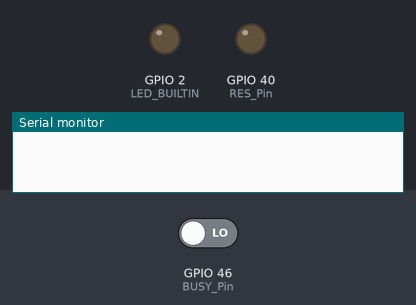
Bench run of a sketch on a simulated ESP32-S3. On the bench: output pins drawn as LEDs (lit = HIGH), the last lines printed to the serial monitor. The test bench sets the inputs (shaded band); at power-on: GPIO 46 (BUSY_Pin) LOW. Pins used as bus, display or sensor lines are not drawn.

Above: at 0.0 s.
At 6.8 s:
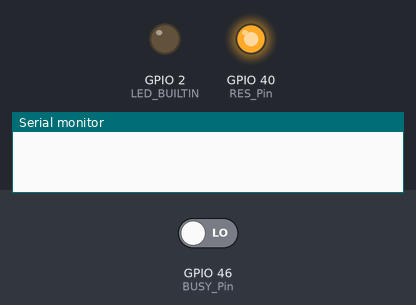
6.9 s: GPIO 46 (BUSY_Pin) driven HIGH
At 12.9 s:
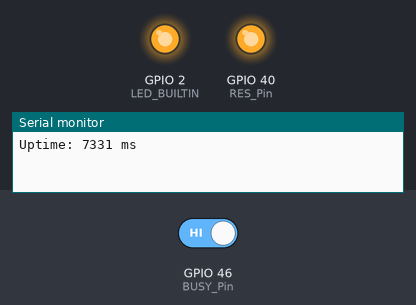
Timing chart, 0 to 18.8 s (numbered marks = the images above; inputs shaded):
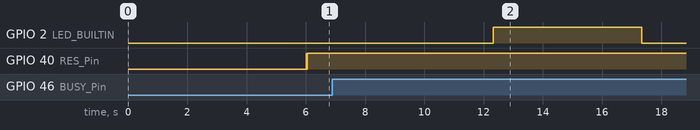

The sketch:

GDEW042T2_Arduino.ino
```cpp
#include <SPI.h>
#include"Ap_29demo.h"
//IO settings
int BUSY_Pin = 46;
int RES_Pin = 40;
int DC_Pin = 14;
int CS_Pin = 42;
//HSCLK---D5
//HMOSI--D7
#define EPD_W21_CS_0 digitalWrite(CS_Pin,LOW)
#define EPD_W21_CS_1 digitalWrite(CS_Pin,HIGH)
#define EPD_W21_DC_0  digitalWrite(DC_Pin,LOW)
#define EPD_W21_DC_1  digitalWrite(DC_Pin,HIGH)
#define EPD_W21_RST_0 digitalWrite(RES_Pin,LOW)
#define EPD_W21_RST_1 digitalWrite(RES_Pin,HIGH)
#define isEPD_W21_BUSY digitalRead(BUSY_Pin)
////////FUNCTION//////
void SPI_Write(unsigned char value);
void EPD_W21_WriteDATA(unsigned char command);
void EPD_W21_WriteCMD(unsigned char command);
//EPD
void EPD_W21_Init(void);
void EPD_init(void);
void EPD_sleep(void);
void EPD_refresh(void);
void lcd_chkstatus(void);
void PIC_display_Clean(void);
void PIC_display(const unsigned char* picData);
void EPD_init_Fast(void);
void Sys_run(void)
{
  //  ESP.wdtFeed(); //Feed dog to prevent system reset
  }
#define LED_BUILTIN 2
void LED_run(void)
{
  digitalWrite(LED_BUILTIN, LOW);   // Turn the LED on (Note that LOW is the voltage level
  delay(5000);
  digitalWrite(LED_BUILTIN, HIGH);   // Turn the LED on (Note that LOW is the voltage level
  delay(5000);
  }
void setup() {
  pinMode(LED_BUILTIN, OUTPUT);
   pinMode(BUSY_Pin, INPUT);
   pinMode(RES_Pin, OUTPUT);
   pinMode(DC_Pin, OUTPUT);
   pinMode(CS_Pin, OUTPUT);
   //SPI
   SPI.beginTransaction(SPISettings(2000000, MSBFIRST, SPI_MODE0));
  SPI.begin(38, -1, 39, -1);
  Serial.begin(115200);
}
//Tips//
/*When the electronic paper is refreshed in full screen, the picture flicker is a normal phenomenon, and the main function is to clear the display afterimage in the previous picture.
  When the local refresh is performed, the screen does not flash.*/
/*When you need to transplant the driver, you only need to change the corresponding IO. The BUSY pin is the input mode and the others are the output mode. */

void loop() {
  while(1)
  {
    #if 1
    //PICTURE1
    // EPD_init(); //EPD init
    // PIC_display(gImage_black1,gImage_red1);//EPD_picture1
    // EPD_refresh();//EPD_refresh
    // EPD_sleep();//EPD_sleep,Sleep instruction is necessary, please do not delete!!!
    delay(6000);


    //PICTURE Clean
     EPD_init(); //EPD init
    PIC_display_Clean();
    EPD_refresh();//EPD_refresh
    EPD_sleep();//EPD_sleep,Sleep instruction is necessary, please do not delete!!!
    #endif
    while(1)
    {
     Sys_run();//System run
        unsigned long now = millis();
        static unsigned long lastPrintMs = 0;
        if (now - lastPrintMs >= 1000) {
          Serial.printf("Uptime: %lu ms\n", now);
          lastPrintMs = now;
        }
     LED_run();//Breathing lamp
    }

  }


}

//////////////////////SPI///////////////////////////////////

void SPI_Write(unsigned char value)
{
    SPI.transfer(value);

}

void EPD_W21_WriteCMD(unsigned char command)
{
  EPD_W21_CS_0;
  EPD_W21_DC_0;   // command write
  SPI_Write(command);
  EPD_W21_CS_1;
}
void EPD_W21_WriteDATA(unsigned char command)
{
  EPD_W21_CS_0;
  EPD_W21_DC_1;   // command write
  SPI_Write(command);
  EPD_W21_CS_1;
}


/////////////////EPD settings Functions/////////////////////
void EPD_W21_Init(void)
{
  unsigned char i;
  for(i=0;i<3;i++) //Reset, three times to prevent the secondary electricity cannot be started
  {
    EPD_W21_RST_0;    // Module reset
    delay(10);//At least 10ms delay
    EPD_W21_RST_1;
    delay(10);//At least 10ms delay
  }
}
void EPD_init(void)
{
    EPD_W21_Init(); //Electronic paper IC reset

    EPD_W21_WriteCMD(0x06);         //boost soft start
    EPD_W21_WriteDATA (0x17);   //A
    EPD_W21_WriteDATA (0x17);   //B
    EPD_W21_WriteDATA (0x17);   //C

    delay(1);
    EPD_W21_WriteCMD(0x04);  //Power on
    lcd_chkstatus();        //waiting for the electronic paper IC to release the idle signal
    delay(1);
    EPD_W21_WriteCMD(0x00);     //panel setting
    EPD_W21_WriteDATA(0x0f);    //LUT from OTP£¬400x300
    EPD_W21_WriteDATA(0x0d);     //VCOM to 0V fast
}

void EPD_refresh(void)
{
    EPD_W21_WriteCMD(0x12);     //DISPLAY REFRESH
    delay(10);          //!!!The delay here is necessary, 200uS at least!!!
    lcd_chkstatus();
}
void EPD_sleep(void)
{
    EPD_W21_WriteCMD(0X50);  //VCOM AND DATA INTERVAL SETTING
    EPD_W21_WriteDATA(0xf7);

    EPD_W21_WriteCMD(0X02);   //power off
    lcd_chkstatus();
    EPD_W21_WriteCMD(0X07);   //deep sleep
    EPD_W21_WriteDATA(0xA5);
}

void PIC_display(const unsigned char* picData_old,const unsigned char* picData_new)
{
    unsigned int i;
    EPD_W21_WriteCMD(0x10);        //Transfer old data
    for(i=0;i<15000;i++)
  {
    EPD_W21_WriteDATA(pgm_read_byte(&picData_old[i]));
  }

    EPD_W21_WriteCMD(0x13);        //Transfer new data
    for(i=0;i<15000;i++)
  {
    EPD_W21_WriteDATA(pgm_read_byte(&picData_new[i]));
  }
}

void PIC_display_Clean(void)
{
    unsigned int i;
    EPD_W21_WriteCMD(0x10);        //Transfer old data
    for(i=0;i<15000;i++)
  {
    EPD_W21_WriteDATA(0xff);
  }

    EPD_W21_WriteCMD(0x13);        //Transfer new data
    for(i=0;i<15000;i++)
  {
    EPD_W21_WriteDATA(0xff);
  }
}


void lcd_chkstatus(void)
{
    while(1)
  {   //=0 BUSY
     if(isEPD_W21_BUSY==1) break;
    //  ESP.wdtFeed(); //Feed dog to prevent system reset
  }
}
```

Source omitted: Ap_29demo.h (data table, 152184 bytes)

Measured:
- after the input at 6.9 s, GPIO 2 (LED_BUILTIN): LOW → HIGH after 5.4 s, → LOW 5.0 s later
